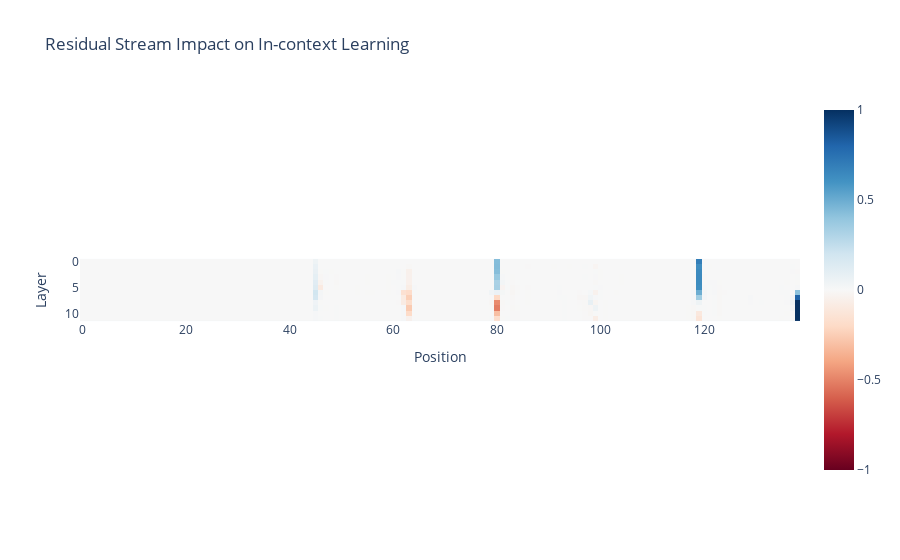

The cell this chart's notebook holds for it:
### Code cell
resid_fig

### Figure 1 — Plotly figure (JSON) as saved in the notebook; plotly's stock layout.template omitted (floating-point values rounded to 4 significant figures; data arrays with more than 128 entries replaced by an {"elided": "..."} marker saying what was removed)
{"data": [{"coloraxis": "coloraxis", "hovertemplate": "Position: %{x}<br>Layer: %{y}<br>color: %{z}<extra></extra>", "name": "0", "type": "heatmap", "xaxis": "x", "yaxis": "y", "z": {"elided": "12x139 float values"}}], "layout": {"coloraxis": {"cmax": 1, "cmin": -1, "colorscale": [[0, "rgb(103,0,31)"], [0.1, "rgb(178,24,43)"], [0.2, "rgb(214,96,77)"], [0.3, "rgb(244,165,130)"], [0.4, "rgb(253,219,199)"], [0.5, "rgb(247,247,247)"], [0.6, "rgb(209,229,240)"], [0.7, "rgb(146,197,222)"], [0.8, "rgb(67,147,195)"], [0.9, "rgb(33,102,172)"], [1, "rgb(5,48,97)"]]}, "title": {"text": "Residual Stream Impact on In-context Learning"}, "xaxis": {"anchor": "y", "constrain": "domain", "domain": [0, 1], "scaleanchor": "y", "title": {"text": "Position"}}, "yaxis": {"anchor": "x", "autorange": "reversed", "constrain": "domain", "domain": [0, 1], "title": {"text": "Layer"}}}}
